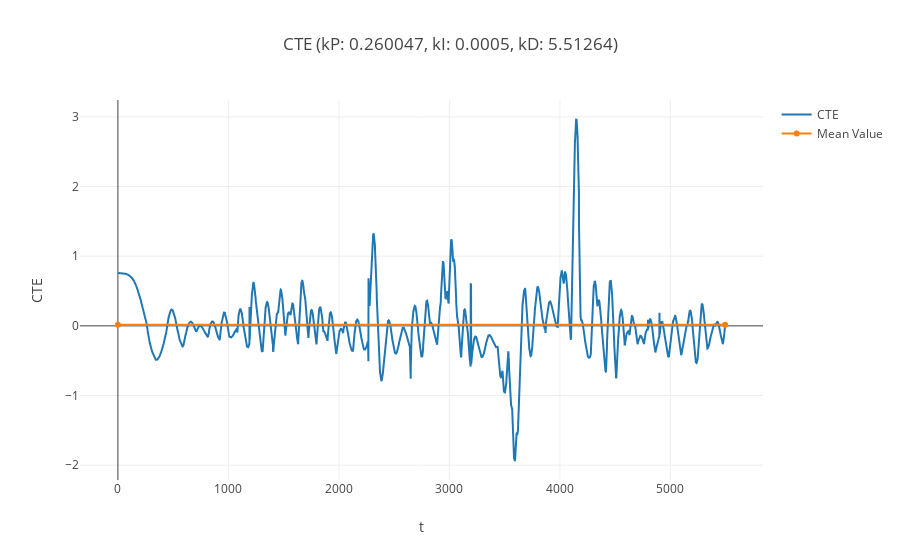

Notebook code for this chart:
### Code cell
plot_cte('cte_out_0.260047_0.0005_5.51264.txt')

### Figure 1 — Plotly figure (JSON) as saved in the notebook; plotly's stock layout.template omitted (floating-point values rounded to 4 significant figures; data arrays with more than 128 entries replaced by an {"elided": "..."} marker saying what was removed)
{"data": [{"name": "CTE", "type": "scatter", "uid": "5ade2e9e-ac1e-11e8-9f99-7824af8a81b9", "x": {"elided": "5496 int values"}, "xaxis": "x2", "y": {"elided": "5496 float values"}, "yaxis": "y2"}, {"name": "Mean Value", "type": "scatter", "uid": "5ade2e9f-ac1e-11e8-ba80-7824af8a81b9", "x": [0, 5495], "xaxis": "x2", "y": [0.01656, 0.01656], "yaxis": "y2"}], "layout": {"title": "CTE (kP: 0.260047, kI: 0.0005, kD: 5.51264)", "xaxis2": {"anchor": "x2", "title": "t"}, "yaxis2": {"anchor": "y2", "title": "CTE"}}}
